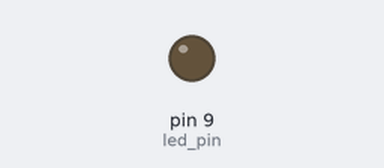
This sketch was run on a simulated Arduino Uno, built with avr-gcc and run on an emulated ATmega328P. Shown: output pins drawn as LEDs (lit = HIGH).

Above: at 0.05 s.
At 1.3 s:
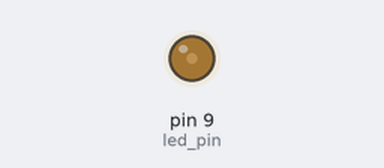
At 2.6 s:
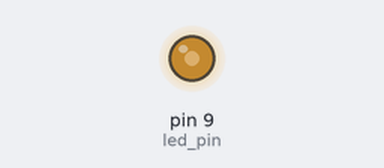
At 5.2 s:
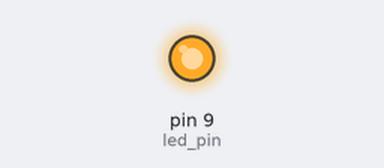
Timing chart, 0 to 9.4 s (numbered marks = the images above):
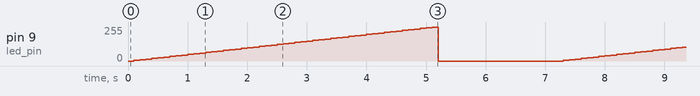

Measured:
- by itself, pin 9 (led_pin): ramps from 0/255 to 255/255 and jumps back, once every 7.2 s

The sketch:

app.ino
```cpp
const int led_pin = 9;

void setup() {
    pinMode(led_pin, OUTPUT);
    digitalWrite(led_pin, LOW);
}

void loop() {
    int pwm_val;

    for(pwm_val = 0; pwm_val<256; pwm_val +=5) {
        analogWrite(led_pin, pwm_val);
        delay(100);
    }

    digitalWrite(led_pin, LOW);
    delay(2000);
}
```
